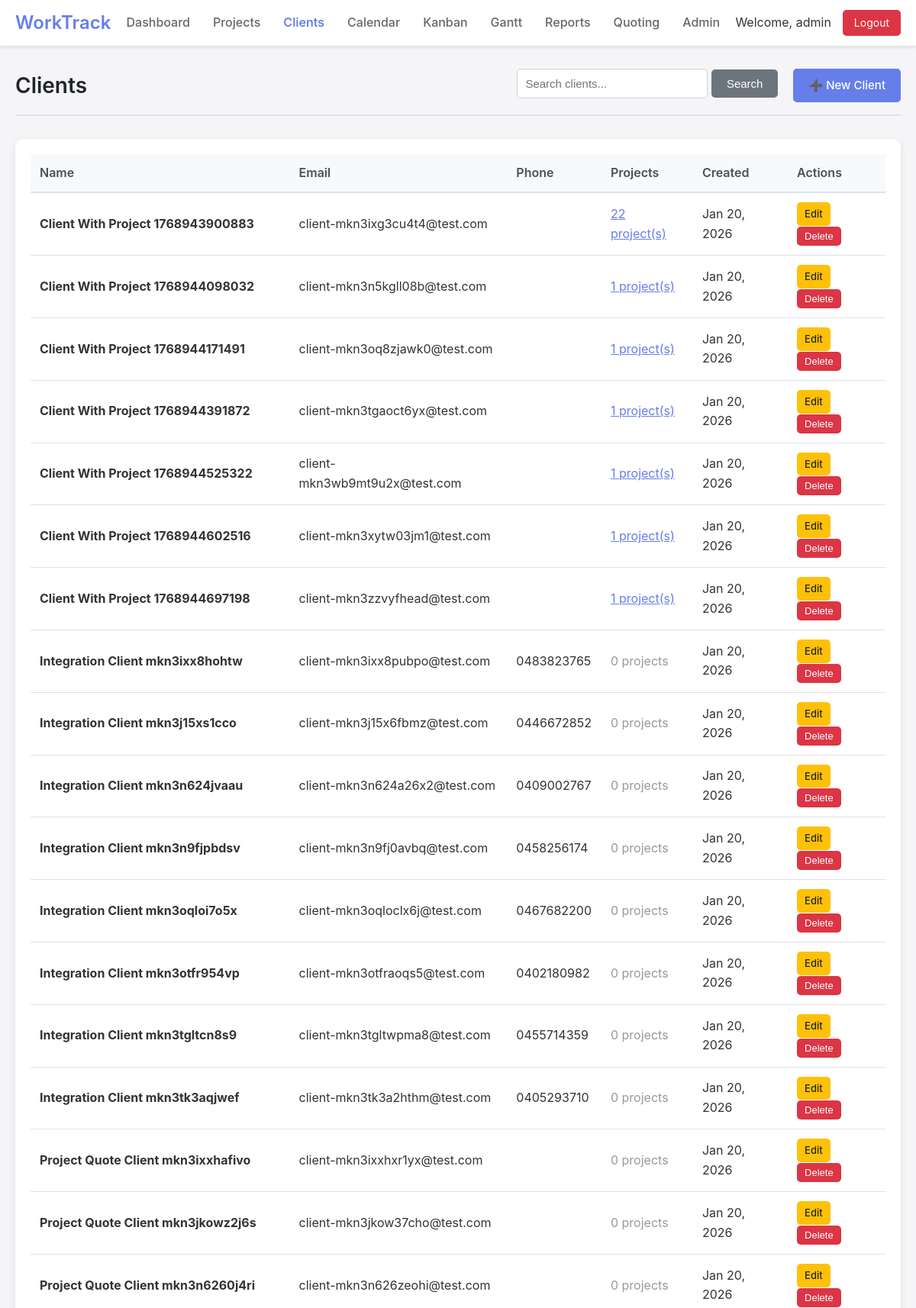
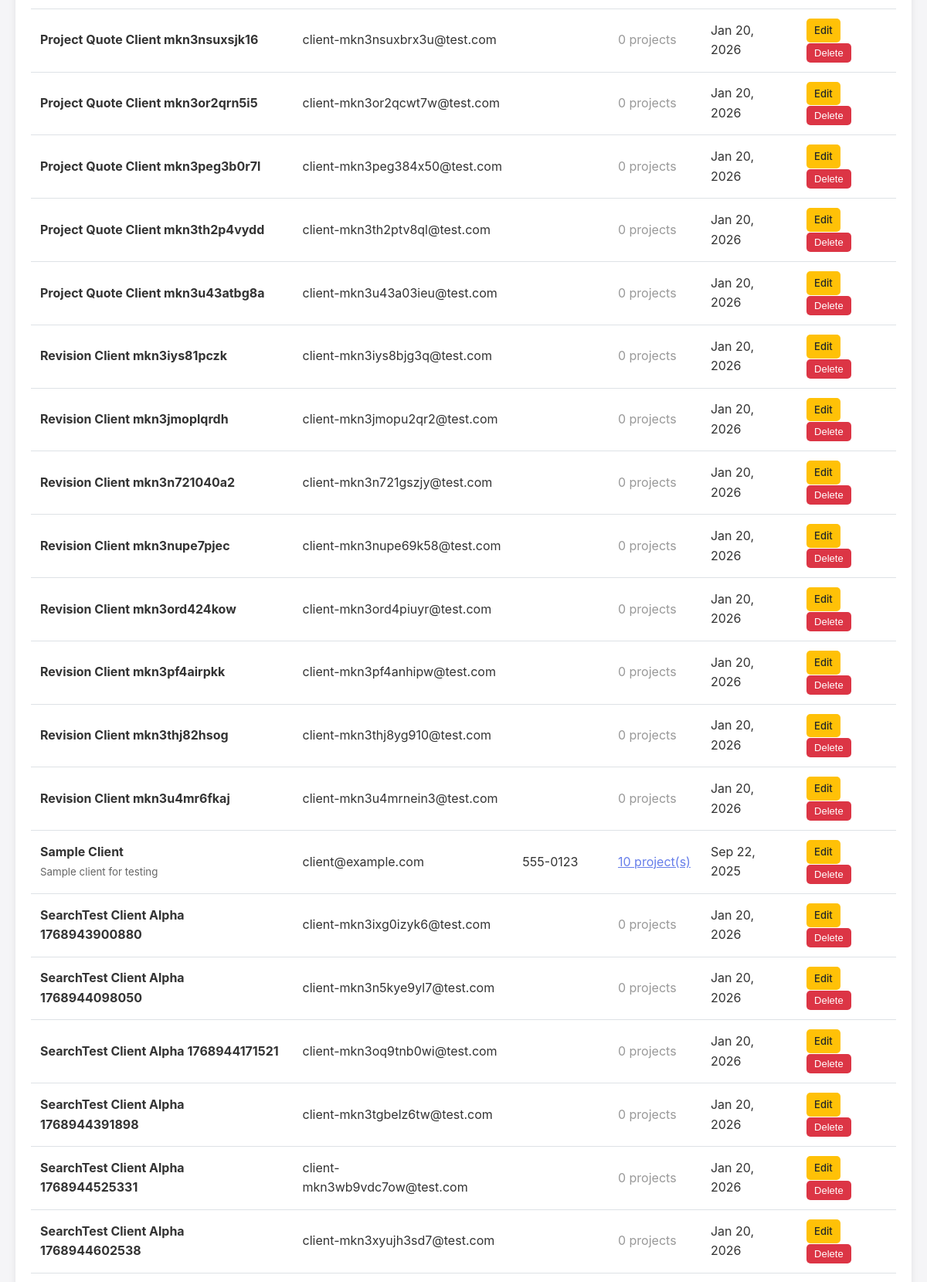
The page /clients.php (signed in, upper part) on the database its author committed (2 pictures, top to bottom).
### tables this page shows
CREATE TABLE clients (
    id INTEGER PRIMARY KEY AUTOINCREMENT,
    name TEXT NOT NULL,
    address TEXT,
    phone TEXT,
    email TEXT,
    remarks TEXT,
    created_at DATETIME DEFAULT CURRENT_TIMESTAMP,
    updated_at DATETIME DEFAULT CURRENT_TIMESTAMP,
    created_by INTEGER REFERENCES users(id),
    updated_by INTEGER REFERENCES users(id)
);

### includes/db.php (called while the page is built, shortened)
<?php
class Database {
    private static $instance = null;
    private $conn;
    private function __construct() {
        try {
            $this->conn = new PDO('sqlite:' . DB_PATH);
            $this->conn->setAttribute(PDO::ATTR_ERRMODE, PDO::ERRMODE_EXCEPTION);
            $this->conn->setAttribute(PDO::ATTR_DEFAULT_FETCH_MODE, PDO::FETCH_ASSOC);
            $this->conn->exec('PRAGMA foreign_keys = ON');
        } catch (PDOException $e) {
            die("Connection failed: " . $e->getMessage());
        }
    }
    public static function getInstance() {
        if (!self::$instance) {
            self::$instance = new Database();
        }
        return self::$instance;
    }
    public function query($sql, $params = []) {
        try {
            $stmt = $this->conn->prepare($sql);
            $stmt->execute($params);
            return $stmt;
        } catch (PDOException $e) {
            if (DEBUG_MODE) {
                throw $e;
            }
            error_log($e->getMessage());
            return false;
        }
    }
    public function fetchAll($sql, $params = []) {
        $stmt = $this->query($sql, $params);
        return $stmt ? $stmt->fetchAll() : [];
    }
}
?>

### includes/models/Client.php (called while the page is built, shortened)
<?php
require_once dirname(__DIR__) . '/db.php';
class Client {
    private $db;
    public function __construct() {
        $this->db = Database::getInstance();
    }
    public function getAll() {
        return $this->db->fetchAll("
            SELECT c.*,
                   COUNT(DISTINCT p.id) as project_count,
                   u1.username as created_by_name,
                   u2.username as updated_by_name
            FROM clients c
            LEFT JOIN projects p ON c.id = p.client_id
            LEFT JOIN users u1 ON c.created_by = u1.id
            LEFT JOIN users u2 ON c.updated_by = u2.id
            GROUP BY c.id
            ORDER BY c.name ASC
        ");
    }
}

### clients.php (the view, shortened to what this page needs)
<?php
require_once 'includes/header.php';
require_once 'includes/models/Client.php';
$clientModel = new Client();
$searchQuery = $_GET['search'] ?? '';
if ($searchQuery) {
    $clients = $clientModel->search($searchQuery);
} else {
    $clients = $clientModel->getAll();
}
$editClient = null;
$showForm = isset($_GET['action']) && $_GET['action'] === 'new' || $editClient;
?>
<div class="page-header">
    <h1 class="page-title">Clients</h1>
    <div class="page-actions">
        <form method="GET" style="display: inline-block; margin-right: 10px;">
            <input type="text" name="search" placeholder="Search clients..." value="<?php echo htmlspecialchars($searchQuery); ?>" class="form-control" style="width: 250px; display: inline-block;">
            <button type="submit" class="btn btn-secondary">Search</button>
        </form>
        <a href="?action=new" class="btn btn-primary">➕ New Client</a>
    </div>
</div>
<?php if ($showForm): ?>
<div class="form-container">
    <h2><?php echo $editClient ? 'Edit Client' : 'New Client'; ?></h2>
    <form method="POST">
        <input type="hidden" name="action" value="<?php echo $editClient ? 'update' : 'create'; ?>">
        <?php if ($editClient): ?>
            <input type="hidden" name="id" value="<?php echo $editClient['id']; ?>">
        <?php endif; ?>
        <div class="form-group">
            <label for="name">Name *</label>
            <input type="text" id="name" name="name" class="form-control" value="<?php echo htmlspecialchars($editClient['name'] ?? ''); ?>" required>
        </div>
        <div class="form-group">
            <label for="address">Address</label>
            <textarea id="address" name="address" class="form-control"><?php echo htmlspecialchars($editClient['address'] ?? ''); ?></textarea>
        </div>
        <div class="form-group">
            <label for="phone">Phone</label>
            <input type="tel" id="phone" name="phone" class="form-control" value="<?php echo htmlspecialchars($editClient['phone'] ?? ''); ?>">
        </div>
        <div class="form-group">
            <label for="email">Email</label>
            <input type="email" id="email" name="email" class="form-control" value="<?php echo htmlspecialchars($editClient['email'] ?? ''); ?>">
        </div>
        <div class="form-group">
            <label for="remarks">Remarks</label>
            <textarea id="remarks" name="remarks" class="form-control"><?php echo htmlspecialchars($editClient['remarks'] ?? ''); ?></textarea>
        </div>
        <div style="display: flex; gap: 10px;">
            <button type="submit" class="btn btn-primary">Save Client</button>
            <a href="clients.php" class="btn btn-secondary">Cancel</a>
        </div>
    </form>
</div>
<?php else: ?>
<div class="table-container">
    <table>
        <thead>
            <tr>
                <th>Name</th>
                <th>Email</th>
                <th>Phone</th>
                <th>Projects</th>
                <th>Created</th>
                <th>Actions</th>
            </tr>
        </thead>
        <tbody>
            <?php foreach ($clients as $client): ?>
                <tr>
                    <td>
                        <strong><?php echo htmlspecialchars($client['name']); ?></strong>
                        <?php if ($client['remarks']): ?>
                            <br><small style="color: #666;"><?php echo htmlspecialchars(substr($client['remarks'], 0, 50)); ?></small>
                        <?php endif; ?>
                    </td>
                    <td><?php echo htmlspecialchars($client['email'] ?? '-'); ?></td>
                    <td><?php echo htmlspecialchars($client['phone'] ?? '-'); ?></td>
                    <td>
                        <?php if ($client['project_count'] > 0): ?>
                            <a href="projects.php?client=<?php echo $client['id']; ?>" style="color: #667eea;">
                                <?php echo $client['project_count']; ?> project(s)
                            </a>
                        <?php else: ?>
                            <span style="color: #999;">0 projects</span>
                        <?php endif; ?>
                    </td>
                    <td><?php echo date('M j, Y', strtotime($client['created_at'])); ?></td>
                    <td>
                        <a href="?edit=<?php echo $client['id']; ?>" class="btn btn-sm btn-warning">Edit</a>
                        <form method="POST" style="display: inline-block;" onsubmit="return confirm('Are you sure you want to delete this client?');">
                            <button type="submit" class="btn btn-sm btn-danger">Delete</button>
                        </form>
                    </td>
                </tr>
            <?php endforeach; ?>
        </tbody>
    </table>
</div>
<?php endif; ?>
<?php require_once 'includes/footer.php'; ?>

### public/css/style.css (style rules this page uses)
* { margin: 0; padding: 0; box-sizing: border-box; }
body { font-family: -apple-system, BlinkMacSystemFont, "Segoe UI", Roboto, "Helvetica Neue", Arial, sans-serif; background: #f5f5f7; color: #333; line-height: 1.6; }
.table-container { background: white; border-radius: 10px; padding: 20px; box-shadow: 0 2px 10px rgba(0,0,0,0.08); overflow-x: auto; }
table { width: 100%; border-collapse: collapse; }
th { text-align: left; padding: 12px; background: #f8f9fa; font-weight: 600; color: #495057; border-bottom: 2px solid #dee2e6; }
td { padding: 12px; border-bottom: 1px solid #dee2e6; }
.form-control { width: 100%; padding: 10px; border: 1px solid #ced4da; border-radius: 5px; font-size: 15px; transition: border-color 0.3s; }
.btn { padding: 10px 20px; border: none; border-radius: 5px; font-size: 15px; font-weight: 500; cursor: pointer; transition: all 0.3s; text-decoration: none; display: inline-block; }
.btn-primary { background: #667eea; color: white; }
.btn-danger { background: #dc3545; color: white; }
.btn-warning { background: #ffc107; color: #212529; }
.btn-secondary { background: #6c757d; color: white; }
.page-header { margin-bottom: 30px; padding-bottom: 15px; border-bottom: 2px solid #dee2e6; display: flex; justify-content: space-between; align-items: center; }
.page-title { font-size: 28px; font-weight: 600; color: #212529; }
.page-actions { display: flex; gap: 10px; }

### clients.php (style rules this page uses)
.btn-sm { padding: 5px 10px; font-size: 13px; }

### rows shown on the page
clients: name "Client With Project 1768943900883", email "client-mkn3ixg3cu4t4@test.com", project_count "22", created_at "Jan 20, 2026"
clients: name "Client With Project 1768944098032", email "client-mkn3n5kgll08b@test.com", project_count "1", created_at "Jan 20, 2026"
clients: name "Client With Project 1768944171491", email "client-mkn3oq8zjawk0@test.com", project_count "1", created_at "Jan 20, 2026"
clients: name "Client With Project 1768944391872", email "client-mkn3tgaoct6yx@test.com", project_count "1", created_at "Jan 20, 2026"
clients: name "Client With Project 1768944525322", email "client-mkn3wb9mt9u2x@test.com", project_count "1", created_at "Jan 20, 2026"
clients: name "Client With Project 1768944602516", email "client-mkn3xytw03jm1@test.com", project_count "1", created_at "Jan 20, 2026"
clients: name "Client With Project 1768944697198", email "client-mkn3zzvyfhead@test.com", project_count "1", created_at "Jan 20, 2026"
clients: name "Integration Client mkn3ixx8hohtw", email "client-mkn3ixx8pubpo@test.com", phone "0483823765", shows "0 projects", created_at "Jan 20, 2026"
clients: name "Integration Client mkn3j15xs1cco", email "client-mkn3j15x6fbmz@test.com", phone "0446672852", shows "0 projects", created_at "Jan 20, 2026"
clients: name "Integration Client mkn3n624jvaau", email "client-mkn3n624a26x2@test.com", phone "0409002767", shows "0 projects", created_at "Jan 20, 2026"
clients: name "Integration Client mkn3n9fjpbdsv", email "client-mkn3n9fj0avbq@test.com", phone "0458256174", shows "0 projects", created_at "Jan 20, 2026"
clients: name "Integration Client mkn3oqloi7o5x", email "client-mkn3oqloclx6j@test.com", phone "0467682200", shows "0 projects", created_at "Jan 20, 2026"
clients: name "Integration Client mkn3otfr954vp", email "client-mkn3otfraoqs5@test.com", phone "0402180982", shows "0 projects", created_at "Jan 20, 2026"
clients: name "Integration Client mkn3tgltcn8s9", email "client-mkn3tgltwpma8@test.com", phone "0455714359", shows "0 projects", created_at "Jan 20, 2026"
clients: name "Integration Client mkn3tk3aqjwef", email "client-mkn3tk3a2hthm@test.com", phone "0405293710", shows "0 projects", created_at "Jan 20, 2026"
clients: name "Project Quote Client mkn3ixxhafivo", email "client-mkn3ixxhxr1yx@test.com", shows "0 projects", created_at "Jan 20, 2026"
clients: name "Project Quote Client mkn3jkowz2j6s", email "client-mkn3jkow37cho@test.com", shows "0 projects", created_at "Jan 20, 2026"
clients: name "Project Quote Client mkn3n6260j4ri", email "client-mkn3n626zeohi@test.com", shows "0 projects", created_at "Jan 20, 2026"
clients: name "Project Quote Client mkn3nsuxsjk16", email "client-mkn3nsuxbrx3u@test.com", shows "0 projects", created_at "Jan 20, 2026"
clients: name "Project Quote Client mkn3or2qrn5i5", email "client-mkn3or2qcwt7w@test.com", shows "0 projects", created_at "Jan 20, 2026"
clients: name "Project Quote Client mkn3peg3b0r7l", email "client-mkn3peg384x50@test.com", shows "0 projects", created_at "Jan 20, 2026"
clients: name "Project Quote Client mkn3th2p4vydd", email "client-mkn3th2ptv8ql@test.com", shows "0 projects", created_at "Jan 20, 2026"
clients: name "Project Quote Client mkn3u43atbg8a", email "client-mkn3u43a03ieu@test.com", shows "0 projects", created_at "Jan 20, 2026"
clients: name "Revision Client mkn3iys81pczk", email "client-mkn3iys8bjg3q@test.com", shows "0 projects", created_at "Jan 20, 2026"
clients: name "Revision Client mkn3jmoplqrdh", email "client-mkn3jmopu2qr2@test.com", shows "0 projects", created_at "Jan 20, 2026"
clients: name "Revision Client mkn3n721040a2", email "client-mkn3n721gszjy@test.com", shows "0 projects", created_at "Jan 20, 2026"
clients: name "Revision Client mkn3nupe7pjec", email "client-mkn3nupe69k58@test.com", shows "0 projects", created_at "Jan 20, 2026"
clients: name "Revision Client mkn3ord424kow", email "client-mkn3ord4piuyr@test.com", shows "0 projects", created_at "Jan 20, 2026"
clients: name "Revision Client mkn3pf4airpkk", email "client-mkn3pf4anhipw@test.com", shows "0 projects", created_at "Jan 20, 2026"
clients: name "Revision Client mkn3thj82hsog", email "client-mkn3thj8yg910@test.com", shows "0 projects", created_at "Jan 20, 2026"
clients: name "Revision Client mkn3u4mr6fkaj", email "client-mkn3u4mrnein3@test.com", shows "0 projects", created_at "Jan 20, 2026"
clients: name "Sample Client", remarks "Sample client for testing", email "client@example.com", phone "555-0123", project_count "10", created_at "Sep 22, 2025"
clients: name "SearchTest Client Alpha 1768943900880", email "client-mkn3ixg0izyk6@test.com", shows "0 projects", created_at "Jan 20, 2026"
clients: name "SearchTest Client Alpha 1768944098050", email "client-mkn3n5kye9yl7@test.com", shows "0 projects", created_at "Jan 20, 2026"
clients: name "SearchTest Client Alpha 1768944171521", email "client-mkn3oq9tnb0wi@test.com", shows "0 projects", created_at "Jan 20, 2026"
clients: name "SearchTest Client Alpha 1768944391898", email "client-mkn3tgbelz6tw@test.com", shows "0 projects", created_at "Jan 20, 2026"
clients: name "SearchTest Client Alpha 1768944525331", email "client-mkn3wb9vdc7ow@test.com", shows "0 projects", created_at "Jan 20, 2026"
clients: name "SearchTest Client Alpha 1768944602538", email "client-mkn3xyujh3sd7@test.com", shows "0 projects", created_at "Jan 20, 2026"

### other values the page prints
SITE_NAME "WorkTrack"
Auth::getCurrentUsername() "admin"
